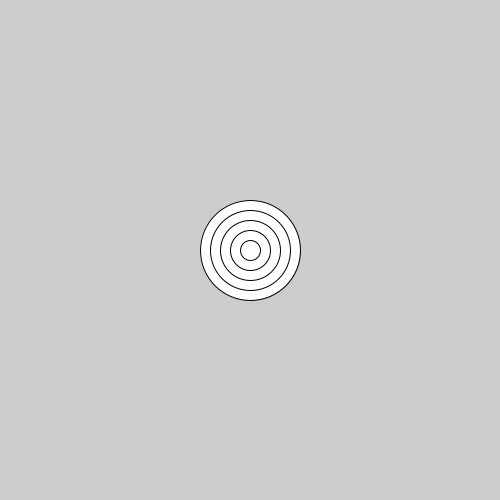
Frame 1 (no input)
Frame 60 (the mouse pressed at the canvas centre just before this capture): identical to frame 1, image omitted
Frame 120 (the mouse held since frame 60 and released just before this capture): identical to frame 1, image omitted

The Processing sketch that drew this single still picture (run headless with seeded random() and noise(); from frame 60 on, the mouse is pressed at the canvas centre):

// Processing sketch: sketch_9_8
// ── sketch_9_8.pde
float Start_X = 250;
float Start_Y = 250;
float bruh = 100;
float Testing(float getal,float getal2)
{
  float totaal = (getal - getal2);

return totaal;
}

void setup()
{
  
  size(500,500);
  for (var i = 0; i<=5; i++)
    {
    ellipse(Start_X,Start_Y,bruh,bruh);
    println(bruh);
    bruh = Testing(bruh,20);
    }


}

void draw()
{
for (var i = 0; i>=5; i++)
    {
    ellipse(Start_X,Start_Y,bruh,bruh);
    bruh = Testing(bruh,10);
    }

}
